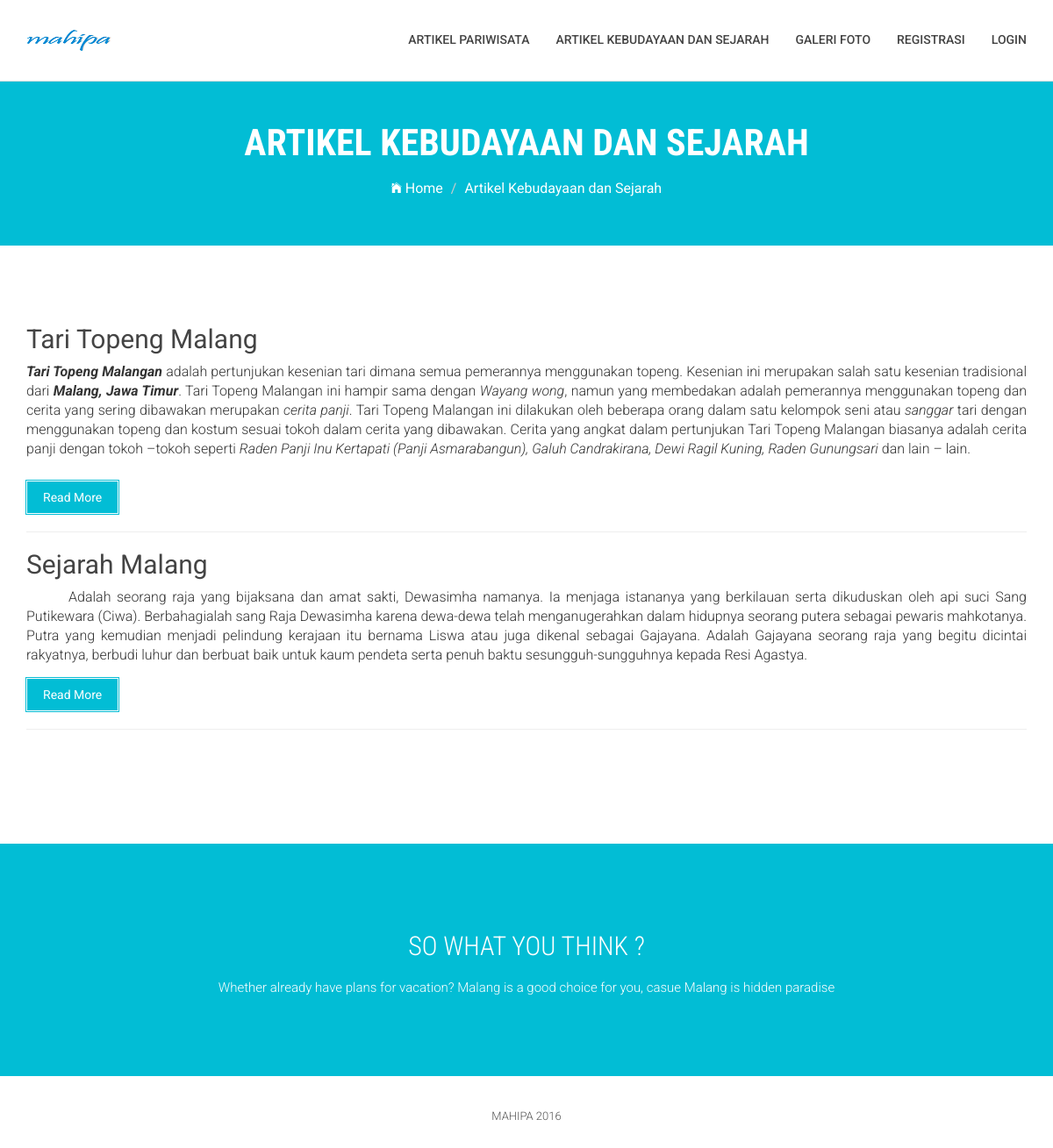
/index.php/artikelkebsej, run on the app's committed database.
### tables this page shows
CREATE TABLE `artikelkebsej` (
  `idArtikelKS` int(11) NOT NULL,
  `judul` varchar(100) NOT NULL,
  `isi` text NOT NULL,
  `ringkasan` text NOT NULL,
  `tanggal` timestamp NOT NULL DEFAULT CURRENT_TIMESTAMP ON UPDATE CURRENT_TIMESTAMP,
  `idUser` int(11) NOT NULL
);

### application/controllers/ArtikelKebSej.php (called while the page is built, shortened)
<?php if (! defined ('BASEPATH')) exit ('No direct script access allowed');
class ArtikelKebSej extends CI_Controller {
	public function __construct() {
		$this->load->helper('url');
		$this->load->model('artikelkebsej_model');
	}
	public function index() {
		$data['artikel'] = $this->artikelkebsej_model->daftarArtikelKebSej();
		if($this->session->userdata('username') == 'admin' && $this->session->userdata('is_login') == true) {
			$this->load->view('admin/ArtikelKebSej/viewArtikelKebSejAdmin', $data);
		} elseif ($this->session->userdata('username') != 'admin' && $this->session->userdata('is_login') == true){
			$this->load->view('member/viewArtikelKebSej', $data);
		} else {
			$this->load->view('viewArtikelKebSej', $data);
		}
	}
}

### index.php (called while the page is built, shortened)
<?php
require_once BASEPATH.'core/CodeIgniter.php';

### application/models/ArtikelKebSej_model.php (called while the page is built, shortened)
<?php
class ArtikelKebSej_model extends CI_Model {
	public function daftarArtikelKebSej() {
		$artikel = $this->db->get('artikelkebsej');
		return $artikel->result();
	}
}

### application/views/viewArtikelKebSej.php (the view, shortened to what this page needs)
<!DOCTYPE html>
<html class="no-js">
    <head>
        <link rel="stylesheet" href="<?php echo base_url();?>/asset/css/bootstrap.min.css">
        <link rel="stylesheet" href="<?php echo base_url();?>/asset/css/ionicons.min.css">
        <link rel="stylesheet" href="<?php echo base_url();?>/asset/css/animate.css">
        <link rel="stylesheet" href="<?php echo base_url();?>/assetcss/slider.css">
        <link rel="stylesheet" href="<?php echo base_url();?>/asset/css/owl.carousel.css">
        <link rel="stylesheet" href="<?php echo base_url();?>/asset/css/owl.theme.css">
        <link rel="stylesheet" href="<?php echo base_url();?>/asset/css/jquery.fancybox.css">
        <link rel="stylesheet" href="<?php echo base_url();?>/asset/css/main.css">
        <link rel="stylesheet" href="<?php echo base_url();?>/asset/css/responsive.css">
    </head>
    <body>
        <header id="top-bar" class="navbar-fixed-top animated-header">
            <div class="container">
                <div class="navbar-header">
                    <div class="navbar-brand">
                        <a href="<?php echo base_url();?>">
                            <img src="<?php echo base_url(); ?>asset/image/logo.png" alt="">
                        </a>
                    </div>
                </div>
                <nav class="collapse navbar-collapse navbar-right" role="navigation">
                    <div class="main-menu">
                        <ul class="nav navbar-nav navbar-right">
                            <li><a href="<?php echo base_url();?>artikelpar/index">Artikel Pariwisata</a></li>
                            <li><a href="<?php echo base_url();?>artikelkebsej/index">Artikel Kebudayaan dan Sejarah</a></li>
                            <li><a href="<?php echo base_url();?>galerifoto/lihatfoto">Galeri Foto</a></li>
                            <li><a href="<?php echo base_url();?>authentifikasi/registrasi">Registrasi</a></li>
                            <li><a href="<?php echo base_url();?>authentifikasi/login">Login </a></li>
                        </ul>
                    </div>
                </nav>
            </div>
        </header>
        <section class="global-page-header">
            <div class="container">
                <div class="row">
                    <div class="col-md-12">
                        <div class="block">
                            <h2>Artikel Kebudayaan dan Sejarah</h2>
                            <ol class="breadcrumb">
                                <li>
                                    <a href="<?php echo base_url();?>">
                                        <i class="ion-ios-home"></i>
                                        Home
                                    </a>
                                </li>
                                <li class="active">Artikel Kebudayaan dan Sejarah</li>
                            </ol>
                        </div>
                    </div>
                </div>
            </div>
            </section>
            <section id="blog-full-width">
                <div class="container">
                    <div class="row">
                        <div class="col-md-12">
                            <article class="wow fadeInDown" data-wow-delay=".3s" data-wow-duration="500ms">
                                <div class="blog-content">
                                    <?php foreach($artikel as $row): ?>
                                    <h2 class="blogpost-title">
                                    <a href="<?php echo base_url();?>artikelkebsej/readartikelkebsej/<?php echo $row->idArtikelKS; ?>"><?php echo $row->judul; ?></a>
                                    </h2>
                                         <?php echo $row->ringkasan; ?>
                                    <a href="<?php echo base_url();?>artikelkebsej/readartikelkebsej/<?php echo $row->idArtikelKS; ?>" class="btn btn-dafault btn-details">Read More</a>
                                     <hr size="16px" width="100%" align="right">
                                    <?php endforeach; ?>
                                </div>
                            </article>
                        </div>
                    </div>
                </div>
            </section>
            <section id="call-to-action">
                <div class="container">
                    <div class="row">
                        <div class="col-md-12">
                            <div class="block">
                                <h2 class="title wow fadeInDown" data-wow-delay=".3s" data-wow-duration="500ms">SO WHAT YOU THINK ?</h1>
                                <p class="wow fadeInDown" data-wow-delay=".5s" data-wow-duration="500ms">Whether already have plans for vacation? Malang is a good choice for you, casue Malang is hidden paradise</p>
                            </div>
                        </div>
                    </div>
                </div>
            </section>
            <footer id="footer">
                <div class="container">
                    <div class="col-md-12 text-center">
                        <p class="copyright" ><span>MAHIPA 2016</span></a></p>
                    </div>
                </div>
                </footer>
            </body>
        </html>
    </html>

### asset/css/main.css (style rules this page uses)
body { font-family: 'Roboto', sans-serif; }
h1, h2, h3, h4, h5, h6 { font-family: 'Roboto Condensed', sans-serif; }
p { font-family: 'Roboto', sans-serif; line-height: 22px; font-size: 16px; font-weight: 300; }
ul { padding-left: 0; }
ul li { list-style: none; }
h2 { font-size: 26px; }
.title { font-size: 30px; line-height: 1.1; font-weight: 300; color: #333; text-transform: uppercase; margin-bottom: 20px; }
.navbar-header .navbar-brand { padding: 5px 0; }
.navbar-header .navbar-brand a { height: auto; display: inline-block; margin-top: 8px; }
#top-bar { background: #fff; color: #fff; -webkit-transition: all 0.2s ease-out 0s; transition: all 0.2s ease-out 0s; padding: 15px 0; -webkit-box-shadow: 0 0 3px 0 rgba(0, 0, 0, 0.1); box-shadow: 0 0 3px 0 rgba(0, 0, 0, 0.1); border-bottom: 1px solid #dedede; }
#top-bar.animated-header { padding: 20px 0; background: #ffffff; box-shadow: none; }
#top-bar .main-menu li > a { color: #444; }
#top-bar .main-menu li { position: relative; }
#top-bar .main-menu li a { font-size: 14px; font-weight: 500; border-bottom: 2px solid transparent; -webkit-transition: .3s all; -o-transition: .3s all; transition: .3s all; text-transform: uppercase; }
#call-to-action { background: #02bdd5; background-size: cover; background-attachment: fixed; padding: 80px 0; text-align: center; position: relative; color: #fff; }
#call-to-action .block { position: relative; z-index: 99; color: #fff; }
#call-to-action .block h2 { margin-bottom: 15px; color: #fff; }
#call-to-action .block p { font-size: 15px; font-weight: 300; font-family: 'Roboto', sans-serif; margin-top: 20px; }
#footer { background: #fff; padding: 25px 0; color: #555; }
#footer .copyright { font-size: 13px; margin-bottom: 0; margin-top: 10px; }
.global-page-header { background-attachment: fixed; background-size: cover; padding: 120px 0 25px 0; position: relative; background: #02bdd5; color: #fff; }
.global-page-header h2 { font-size: 42px; font-weight: bold; color: #fff; text-transform: uppercase; }
.global-page-header .breadcrumb { background: none; font-size: 16px; padding: 8px 0; }
.global-page-header .breadcrumb .active { color: #fff; }
.global-page-header .breadcrumb li a { color: #fff; }
.global-page-header .block { position: relative; z-index: 99; text-align: center; }
#blog-full-width { padding: 40px 0 80px; }
article { padding: 30px 0; }
.blog-content h2 { font-family: 'Roboto', sans-serif; }
.blog-content h2 a { color: #444; font-weight: 400; font-size: 30px; }
.blog-content .btn-details { color: #02bdd5; padding: 0; background: #02bdd5; color: #fff; padding: 8px 18px; border-radius: 0; margin-top: 15px; border: 1px solid #fff; box-shadow: 0px 0px 0px 1px #02bdd5; }
.container { padding-right: 15px; padding-left: 15px; margin-right: auto; margin-left: auto; }

### data on the page
artikelkebsej: judul "Tari Topeng Malang", ringkasan "Tari Topeng Malangan adalah pertunjukan kesenian tari dimana semua pemerannya menggunakan topeng. Kesenian ini merupakan salah satu kesenian tradisional dari Malang, Jawa Timur . Tari Topeng Malangan ini hampir sama dengan Wayang wong , namun yang membedakan adalah pemerannya menggunakan topeng dan cerita yang sering dibawakan merupakan cerita panji . Tari Topeng Malangan ini dilakukan oleh beberapa orang dalam satu kelompok seni atau sanggar tari dengan menggunakan topeng dan kostum sesuai tokoh dalam cerita yang dibawakan. Cerita yang angkat dalam pertunjukan Tari Topeng Malangan biasanya adalah cerita panji dengan tokoh –tokoh seperti Raden Panji Inu Kertapati (Panji Asmarabangun), Galuh…"
artikelkebsej: judul "Sejarah Malang", ringkasan "Adalah seorang raja yang bijaksana dan amat sakti, Dewasimha namanya. Ia menjaga istananya yang berkilauan serta dikuduskan oleh api suci Sang Putikewara (Ciwa). Berbahagialah sang Raja Dewasimha karena dewa-dewa telah menganugerahkan dalam hidupnya seorang putera sebagai pewaris mahkotanya. Putra yang kemudian menjadi pelindung kerajaan itu bernama Liswa atau juga dikenal sebagai Gajayana. Adalah Gajayana seorang raja yang begitu dicintai rakyatnya, berbudi luhur dan berbuat baik untuk kaum pendeta serta penuh baktu sesungguh-sungguhnya kepada Resi Agastya."
